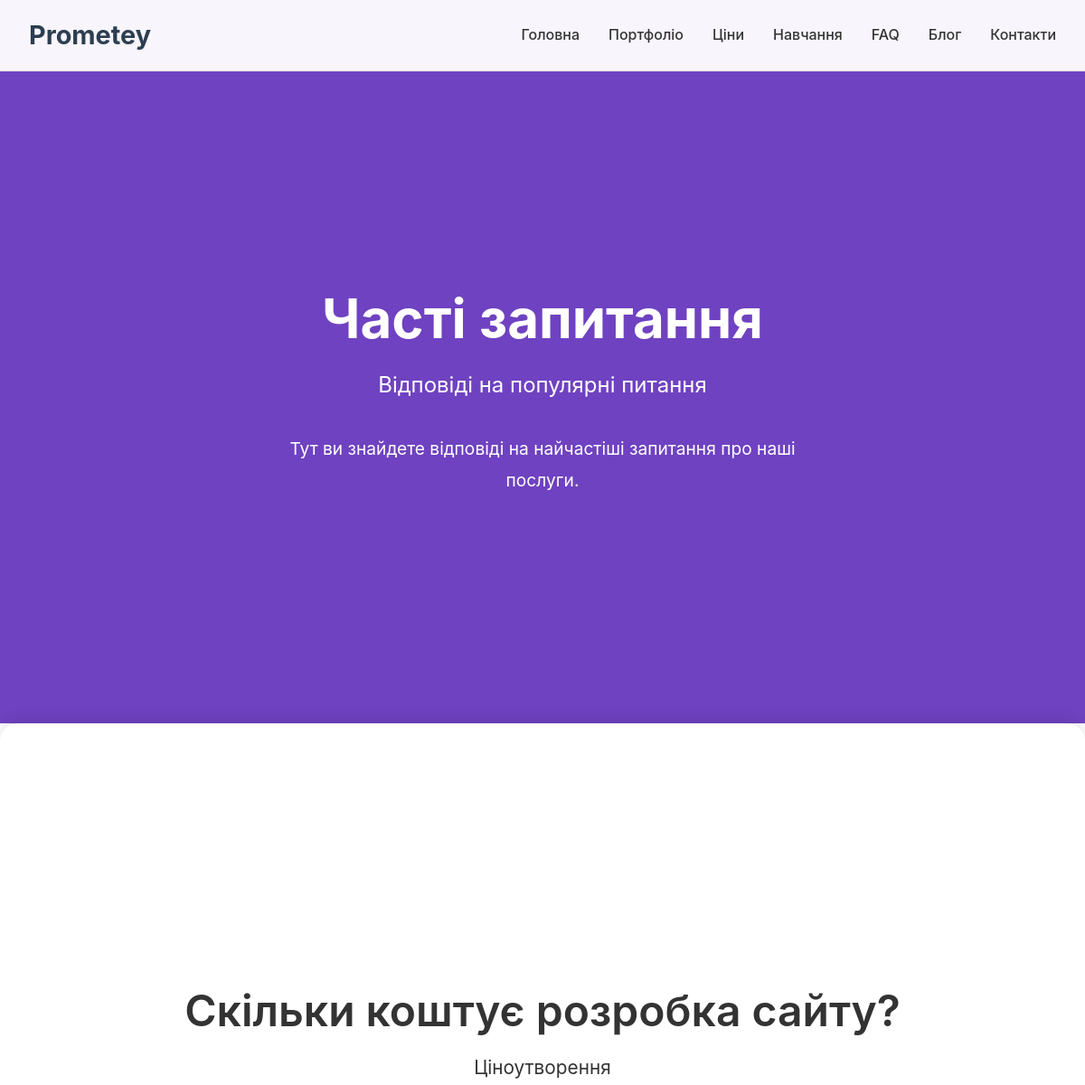
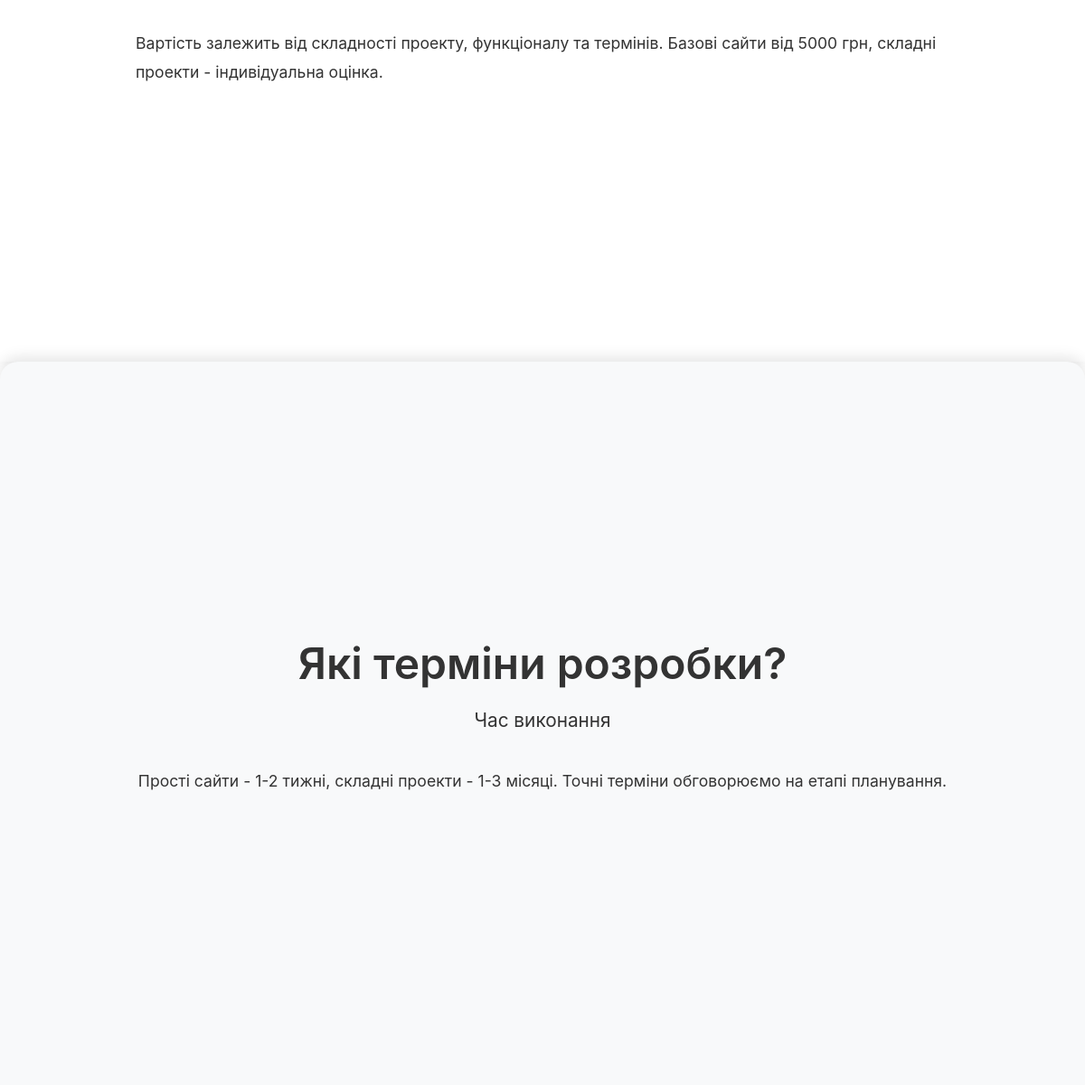
Screenshot of /faq/ with the database file from the repository (2 pictures, top to bottom).
### prometey/models.py (models this page shows, shortened)
class PageBlock(models.Model):
    PAGE_CHOICES = [
        ('home', 'Головна'),
        ('portfolio', 'Портфоліо'),
        ('prices', 'Ціни'),
        ('education', 'Навчання'),
        ('faq', 'FAQ'),
        ('blog', 'Блог'),
        ('contacts', 'Контакти'),
    ]
    BLOCK_TYPES = [
        ('hero', 'Герой секція'),
        ('content', 'Контент блок'),
        ('features', 'Особливості'),
        ('testimonials', 'Відгуки'),
        ('cta', 'Заклик до дії'),
    ]
    page = models.CharField(
        max_length=20,
        choices=PAGE_CHOICES,
        verbose_name='Сторінка'
    )
    block_type = models.CharField(
        max_length=20,
        choices=BLOCK_TYPES,
        verbose_name='Тип блока'
    )
    title = models.CharField(
        max_length=200,
        verbose_name='Заголовок'
    )
    subtitle = models.CharField(
        max_length=300,
        blank=True,
        verbose_name='Підзаголовок'
    )
    content = models.TextField(
        verbose_name='Контент'
    )
    background_color = models.CharField(
        max_length=7,
        default='#ffffff',
        verbose_name='Колір фону'
    )
    text_color = models.CharField(
        max_length=7,
        default='#000000',
        verbose_name='Колір тексту'
    )
    order = models.PositiveIntegerField(
        default=0,
        verbose_name='Порядок'
    )
    is_active = models.BooleanField(
        default=True,
        verbose_name='Активний'
    )
    created_at = models.DateTimeField(
        auto_now_add=True,
        verbose_name='Створено'
    )
    updated_at = models.DateTimeField(
        auto_now=True,
        verbose_name='Оновлено'
    )
    class Meta:
        ordering = ['page', 'order']
        verbose_name = 'Блок сторінки'
        verbose_name_plural = 'Блоки сторінок'

### prometey/views.py (the view)
# urls.py: path('faq/', views.FAQView.as_view(), name='faq'),
class FAQView(BasePageView):
    template_name = 'prometey/faq.html'
    page_name = 'faq'

### prometey/views.py (called while the page is built)
    def get_context_data(self, **kwargs):
        context = super().get_context_data(**kwargs)
        page_name = self.get_page_name()
        context['blocks'] = PageBlock.objects.filter(
            page=page_name,
            is_active=True
        ).order_by('order')
        try:
            context['page_meta'] = PageMeta.objects.get(page=page_name)
        except PageMeta.DoesNotExist:
            context['page_meta'] = None
        context['page_name'] = page_name
        return context

    def get_page_name(self):
        return getattr(self, 'page_name', 'home')

### templates/prometey/faq.html
{% extends 'prometey/page_base.html' %}

### templates/prometey/page_base.html (shortened to what this page needs)
{% extends 'prometey/base.html' %}
{% block content %}
<div class="page-container">
    {% for block in blocks %}
    <section class="page-section" data-section-id="{{ block.id }}"
        style="--bg-color: {{ block.background_color }}; --text-color: {{ block.text_color }};">
        <div class="section-background" style="background-color: {{ block.background_color }};"></div>
        <div class="section-content">
            <div class="container">
                {% if block.block_type == 'hero' %}
                <div class="hero-block">
                    <div class="hero-content">
                        <h1 class="hero-title">{{ block.title }}</h1>
                        {% if block.subtitle %}
                        <p class="hero-subtitle">{{ block.subtitle }}</p>
                        {% endif %}
                        <div class="hero-description">
                            {{ block.content|linebreaks }}
                        </div>
                    </div>
                </div>
                {% elif block.block_type == 'content' %}
                <div class="content-block">
                    <div class="content-header">
                        <h2 class="content-title">{{ block.title }}</h2>
                        {% if block.subtitle %}
                        <p class="content-subtitle">{{ block.subtitle }}</p>
                        {% endif %}
                    </div>
                    <div class="content-body">
                        {{ block.content|linebreaks }}
                    </div>
                </div>
                {% endif %}
            </div>
        </div>
    </section>
    {% endfor %}
</div>
{% endblock %}

### static/css/main.css (style rules this page uses)
* { margin: 0; padding: 0; box-sizing: border-box; }
html { scroll-behavior: smooth; font-size: 16px; }
body { font-family: -apple-system, BlinkMacSystemFont, 'Segoe UI', 'Roboto', 'Oxygen', 'Ubuntu', 'Cantarell', 'Fira Sans', 'Droid Sans', 'Helvetica Neue', sans-serif; line-height: 1.6; color: #333; background-color: #ffffff; overflow-x: hidden; -webkit-font-smoothing: antialiased; -moz-osx-font-smoothing: grayscale; }
.container { max-width: 1200px; margin: 0 auto; padding: 0 20px; }
h1, h2, h3, h4, h5, h6 { font-weight: 600; line-height: 1.2; margin-bottom: 1rem; }
h1 { font-size: 2.5rem; }
h2 { font-size: 2rem; }
p { margin-bottom: 1rem; line-height: 1.8; }

### static/css/sticky-scroll.css (style rules this page uses)
.page-container { position: relative; }
.page-section { position: sticky; top: 0; height: 100vh; width: 100%; display: flex; align-items: center; justify-content: center; box-sizing: border-box; }
.page-section:nth-child(1) { z-index: 1; padding-top: 80px; }
.page-section:nth-child(2) { z-index: 2; }
.page-section:nth-child(3) { z-index: 3; }
.section-background { position: absolute; top: 0; left: 0; width: 100%; height: 100%; z-index: 1; }
.section-content { position: relative; z-index: 2; height: 100%; display: flex; align-items: center; justify-content: center; padding: 2rem 0; }
.page-section:not(:first-child) .section-background { border-radius: 20px 20px 0 0; box-shadow: 0 -5px 15px rgba(0, 0, 0, 0.1); }
.hero-block { text-align: center; max-width: 800px; margin: 0 auto; }
.hero-title { font-size: clamp(2.5rem, 5vw, 4rem); margin-bottom: 1rem; color: var(--text-color, #333); font-weight: 700; line-height: 1.2; }
.hero-subtitle { font-size: clamp(1.2rem, 3vw, 1.5rem); margin-bottom: 2rem; color: var(--text-color, #666); font-weight: 400; }
.hero-description { font-size: clamp(1rem, 2vw, 1.2rem); color: var(--text-color, #555); max-width: 600px; margin: 0 auto; }
.content-block { max-width: 900px; margin: 0 auto; text-align: center; }
.content-title { font-size: clamp(2rem, 4vw, 3rem); margin-bottom: 1rem; color: var(--text-color, #333); font-weight: 600; }
.content-subtitle { font-size: clamp(1.1rem, 2.5vw, 1.3rem); margin-bottom: 2rem; color: var(--text-color, #666); }
.content-body { font-size: clamp(1rem, 2vw, 1.1rem); color: var(--text-color, #555); line-height: 1.8; text-align: left; }
.section-content { animation: fadeInUp 0.6s ease-out; }
.section-background { transition: all 0.3s ease; }
html { scroll-behavior: smooth; }
.page-section { min-height: 100vh; }

### static/css/transitions.css (style rules this page uses)
.fade-in { opacity: 0; transform: translateY(20px); animation: fadeIn 0.8s ease-out forwards; }

### rows the page displays
PageBlock: title "Часті запитання", subtitle "Відповіді на популярні питання", content "Тут ви знайдете відповіді на найчастіші запитання про наші послуги."
PageBlock: title "Скільки коштує розробка сайту?", subtitle "Ціноутворення", content "Вартість залежить від складності проекту, функціоналу та термінів. Базові сайти від 5000 грн, складні проекти - індивідуальна оцінка."
PageBlock: title "Які терміни розробки?", subtitle "Час виконання", content "Прості сайти - 1-2 тижні, складні проекти - 1-3 місяці. Точні терміни обговорюємо на етапі планування."
